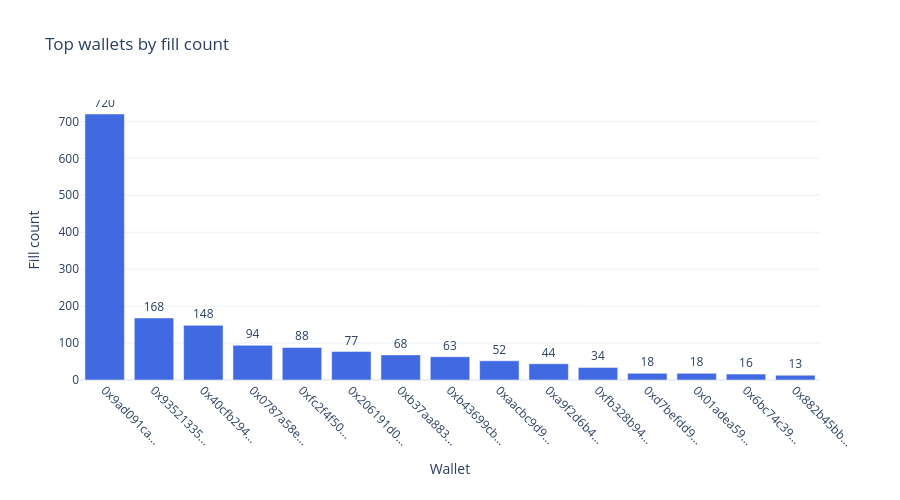

Here is the notebook cell this chart was saved with:
### Code cell
top15 = wallet_stats.sort_values(by='fill_count', ascending=False).head(15)

fig_wallet = go.Figure()
fig_wallet.add_trace(go.Bar(
    x=top15.index.str[:10] + '...',
    y=top15['fill_count'],
    marker_color='royalblue',
    text=top15['fill_count'],
    textposition='outside',
))

fig_wallet.update_layout(
    title='Top wallets by fill count',
    xaxis_title='Wallet',
    yaxis_title='Fill count',
    template='plotly_white',
    height=500,
    margin=dict(b=120),
)
fig_wallet.update_xaxes(tickangle=45)
fig_wallet.show()

### Figure 1 — Plotly figure (JSON) as saved in the notebook; plotly's stock layout.template omitted (floating-point values rounded to 4 significant figures)
{"data": [{"marker": {"color": "royalblue"}, "text": [720.0, 168.0, 148.0, 94.0, 88.0, 77.0, 68.0, 63.0, 52.0, 44.0, 34.0, 18.0, 18.0, 16.0, 13.0], "textposition": "outside", "type": "bar", "x": ["0x9ad091ca...", "0x93521335...", "0x40cfb294...", "0x0787a58e...", "0xfc2f4f50...", "0x206191d0...", "0xb37aa883...", "0xb43699cb...", "0xaacbc9d9...", "0xa9f2d6b4...", "0xfb328b94...", "0xd7befdd9...", "0x01adea59...", "0x6bc74c39...", "0x882b45bb..."], "y": [720, 168, 148, 94, 88, 77, 68, 63, 52, 44, 34, 18, 18, 16, 13]}], "layout": {"height": 500, "margin": {"b": 120}, "title": {"text": "Top wallets by fill count"}, "xaxis": {"tickangle": 45, "title": {"text": "Wallet"}}, "yaxis": {"title": {"text": "Fill count"}}}}
